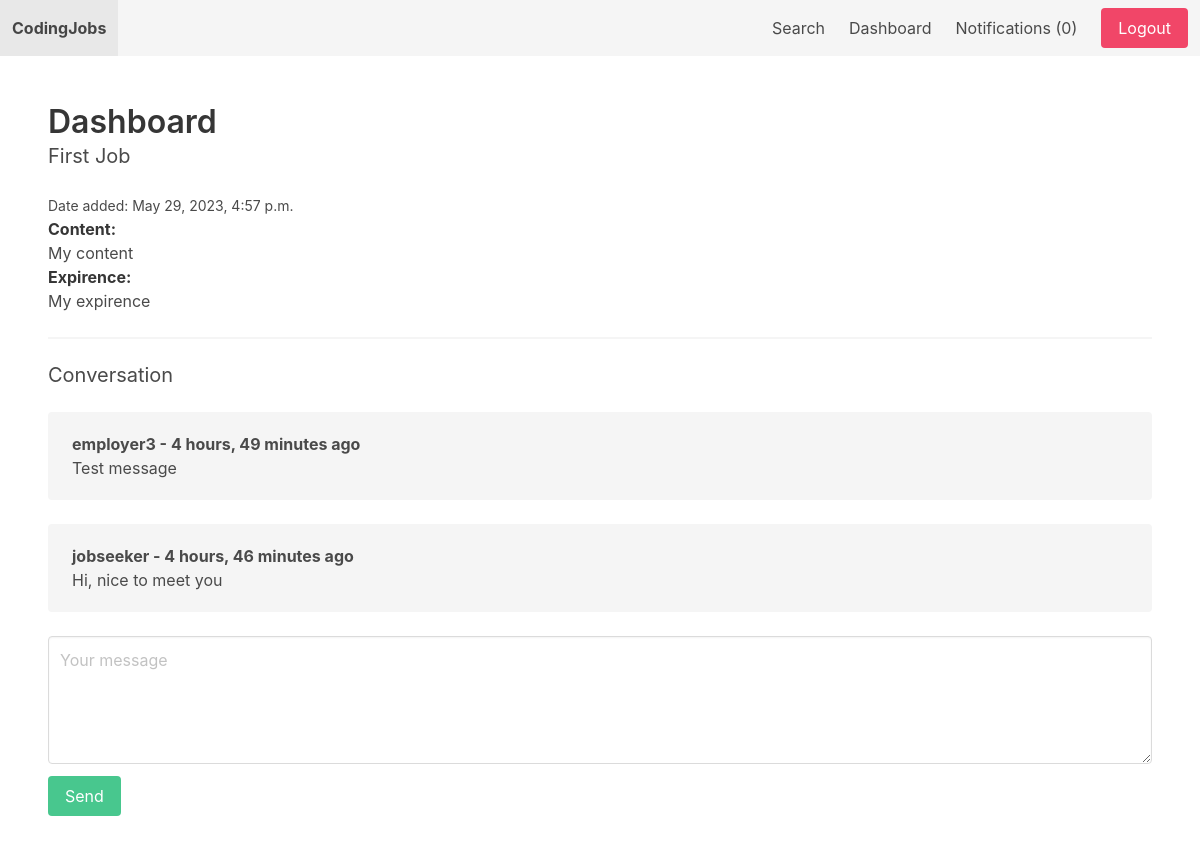
Before: /view_application/applications/1/ (signed in) with the older database file.
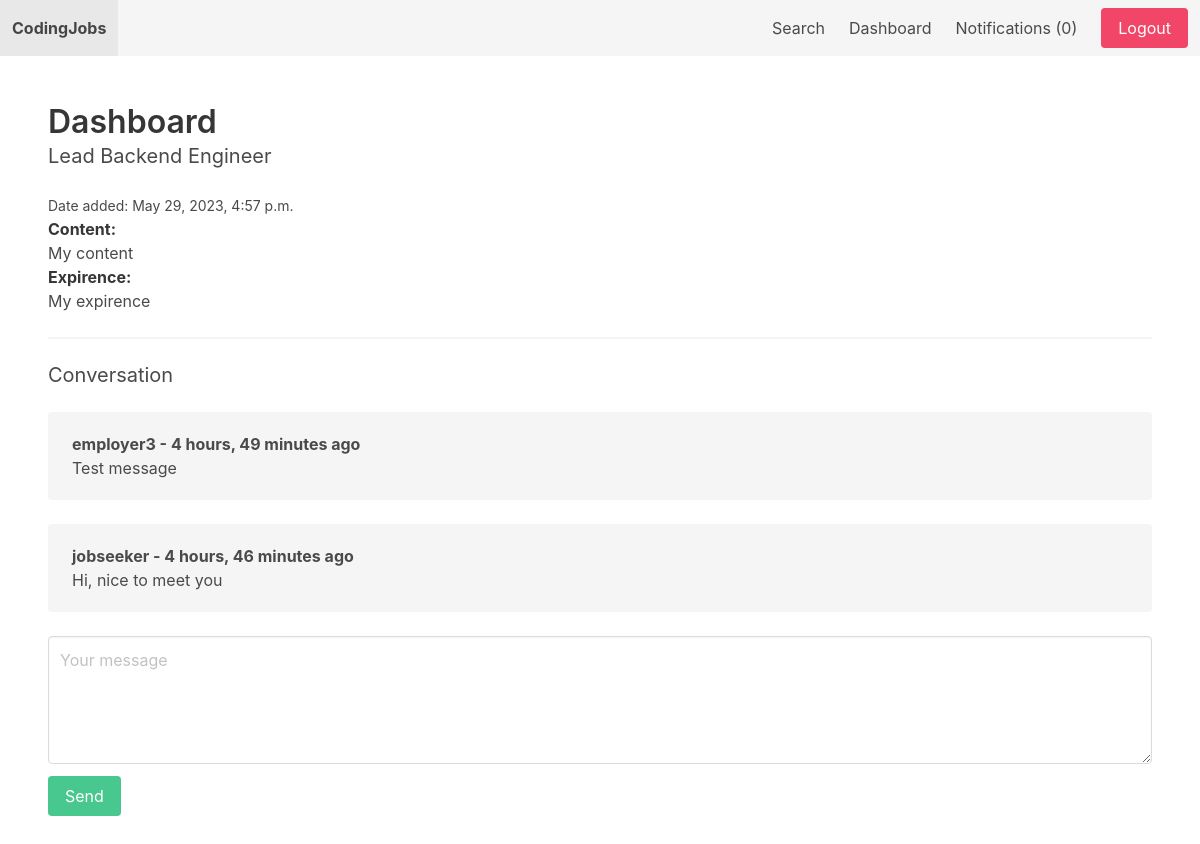
After: the same page with the newer database file.
### apps/job/models.py (models this page shows, shortened)
class Application(models.Model):
    job = models.ForeignKey(Job, related_name='applications', on_delete=models.CASCADE)
    content = models.TextField()
    expirence = models.TextField()
    created_by = models.ForeignKey(User, related_name='applications', on_delete=models.CASCADE)
    created_at = models.DateTimeField(auto_now_add=True)

class Job(models.Model):
    SIZE_1_9 = 'size_1_9'
    SIZE_10_49 = 'size_10_49'
    SIZE_50_99 = 'size_50_99'
    SIZE_100 = 'size_100'
    CHOICES_SIZE = (
        (SIZE_1_9, '1-9'),
        (SIZE_10_49, '10-49'),
        (SIZE_50_99, '50-99'),
        (SIZE_100, '100+'),
    )
    ACTIVE = 'active'
    EMPLOYED = 'employed'
    ARCHIVED = 'archived'
    CHOICES_STATUS = (
        (ACTIVE, 'Active'),
        (EMPLOYED, 'Employed'),
        (ARCHIVED, 'Archived')
    )
    title = models.CharField(max_length=255)
    short_description = models.TextField()
    long_description = models.TextField(blank=True, null=True)
    company_name = models.CharField(max_length=255)
    company_address = models.CharField(max_length=255, blank=True, null=True)
    company_zipcode = models.CharField(max_length=255, blank=True, null=True)
    company_place = models.CharField(max_length=255, blank=True, null=True)
    company_country = models.CharField(max_length=255, blank=True, null=True)
    company_size = models.CharField(max_length=20, choices=CHOICES_SIZE, default=SIZE_1_9)
    created_by = models.ForeignKey(User, related_name='jobs', on_delete=models.CASCADE)
    created_at = models.DateTimeField(auto_now_add=True)
    changed_at = models.DateTimeField(auto_now=True)
    status = models.CharField(max_length=20, choices=CHOICES_STATUS, default=ACTIVE)

### apps/userprofile/views.py (the view, shortened to what this page needs)
# urls.py: path('applications/<int:application_id>/', view_application, name='view_application'),
@login_required
def view_application(request, application_id):
    if request.user.userprofile.is_employer:
        application = get_object_or_404(Application, pk=application_id, job__created_by=request.user)
    else:
        application = get_object_or_404(Application, pk=application_id, created_by=request.user)
    return render(request, 'userprofile/view_application.html', {'application': application, 'userprofile': request.user.userprofile})

### apps/notification/context_processors.py (called while the page is built)
def notifications(request):
    if request.user.is_authenticated:
        return {'notifications': request.user.notifications.filter(is_read=False)}
    else:
        return{'notifications': []}

### apps/userprofile/templates/userprofile/view_application.html (shortened to what this page needs)
{% extends 'core/base.html' %}
{% block content %}
    <h1 class="title">Dashboard</h1>
    <h2 class="subtitle">{{ application.job.title }}</h2>
    <small>Date added: {{ application.created_at }}</small>
    <p><strong>Content: </strong><br>{{ application.content }}</p>
    <p><strong>Expirence: </strong><br>{{ application.expirence }}</p>
    <hr>
    <h2 class="subtitle">Conversation</h2>
    {% for message in application.conversationmessages.all %}
        <div class="notification">
            <b>{{ message.created_by.username }} - {{ message.created_at|timesince }} ago</b><br>
            {{ message.content }}
        </div>
    {% empty %}
        <p>No messages yet.</p>
        <hr>
    {% endfor %}
    <form method="post" action=".">
        <div class="field">
            <div class="control">
                <textarea class="textarea" placeholder="Your message" name="content" id="id_content"></textarea>
            </div>
        </div>
        <div class="field">
            <div class="control">
                <button class="button is-success">Send</button>
            </div>
        </div>
    </form>
{% endblock %}

Changed rows visible on the page:
changed through a linked row, Application "My content": job "First Job" → "Lead Backend Engineer"
